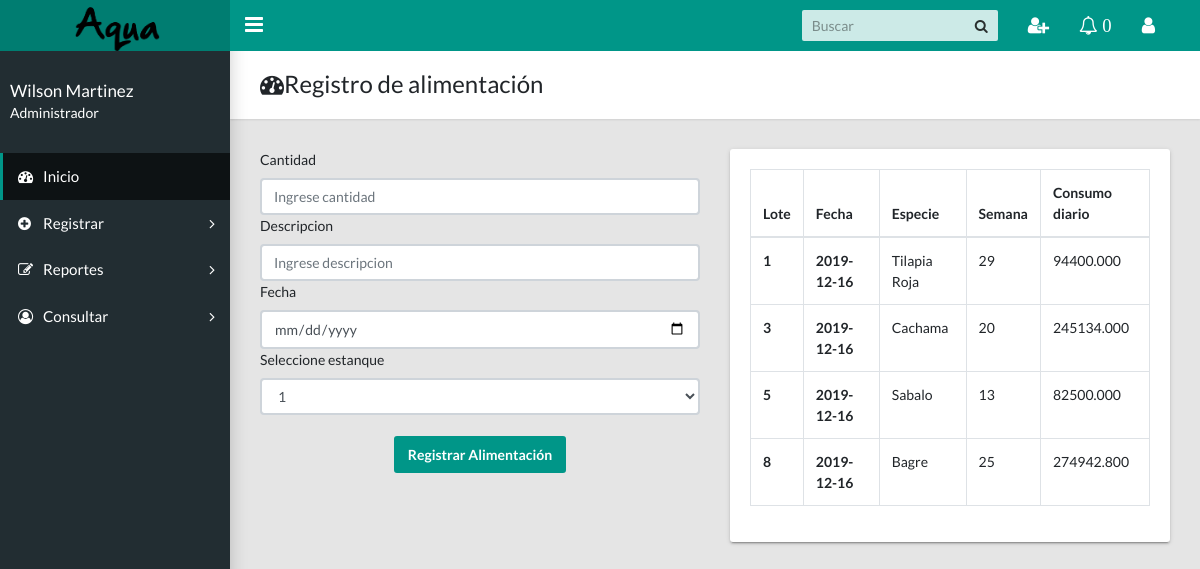
/docs/administrador/alimentacion.php (signed in), run on the app's committed database.
### tables this page shows
CREATE TABLE `lote` (
  `id_lote` int(11) NOT NULL,
  `cantidad` int(10) DEFAULT NULL,
  `fecha_ingreso` date DEFAULT NULL,
  `fecha_salida` date DEFAULT NULL,
  `fk_estanque` int(10) DEFAULT NULL,
  `fk_tipo_especie` int(10) DEFAULT NULL,
  `estado_lote` tinyint(1) DEFAULT NULL
);

### docs/administrador/alimentacion.php (the view, shortened to what this page needs)
<!DOCTYPE html>
<html lang="en">
<head>
  <link rel="stylesheet" type="text/css" href="../css/main.css">
  <link rel="stylesheet" type="text/css" href="https://maxcdn.bootstrapcdn.com/font-awesome/4.7.0/css/font-awesome.min.css">
  <?php
  include 'php/conect.php';
  ?>
</head>
<body class="app sidebar-mini rtl">
        <header class="app-header">
        <a class="app-header__logo" href="principal.php">
          <img src="../img/logo2.png" width="90">
      </a>
      <a aria-label="Hide Sidebar" class="app-sidebar__toggle" data-toggle="sidebar" href="#">
      </a>
      <ul class="app-nav">
        <li class="app-search">
            <input class="app-search__input" placeholder="Buscar" type="search">
            <button class="app-search__button">
                <i class="fa fa-search">
                </i>
            </button>
        </li>
        <li class="dropdown">
            <a aria-label="Show notifications" class="app-nav__item" data-toggle="dropdown" href="#">
                <i class="fa fa-user-plus fa-lg">
                </i>
            </a>
          </li>
      </ul>
  <li class="dropdown">
    <a aria-label="Show notifications" class="app-nav__item" data-toggle="dropdown" href="#">
        <i class="fa fa-bell-o fa-lg">
  <?php
            try{
                $nu=0;
                $sql="SELECT * FROM actividad";
                $resul=$base->prepare($sql);
                $resul->execute(array());
                $fila=$resul->rowCount();
                ?>
                <span>  <?php
                if($fila>0){
                 echo "$nu" ?>  </span>
                 <?php
             }
         }
         catch(Exception $e){
            die('Error: '.$e->getMessage());
        }
        ?>
    </i>
</a>
</li>
<li class="dropdown">
    <a aria-label="Open Profile Menu" class="app-nav__item" data-toggle="dropdown" href="#">
        <i class="fa fa-user fa-lg">
        </i>
    </a>
          <?php
          if(isset($_SESSION['usuario']))
          {
              ?>
</li>
</header>
<aside class="app-sidebar">
    <div class="app-sidebar__user">
        <div>
            <p class="app-sidebar__user-name">
                <?php echo ' '.$_SESSION['nombre']. ' ' ; ?>
            </p>
            <p class="app-sidebar__user-designation">
                <?php echo ' '.$_SESSION['nombre_rol']. ' ' ; ?>
            </p>
            <?php
        }
        else{
          ?>
          <script language='javascript'>window.location="salir.php"</script>
          <?php
      }
      ?>
  </div>
</div>
<ul class="app-menu">
 <li><a class="app-menu__item active" href="principal.php"><i class="app-menu__icon fa fa-dashboard"></i><span class="app-menu__label">Inicio</span></a></li>
 <li class="treeview">
    <a class="app-menu__item" data-toggle="treeview" href="#">
        <i class="app-menu__icon fa fa-plus-circle">
        </i>
        <span class="app-menu__label">
            Registrar
        </span>
        <i class="treeview-indicator fa fa-angle-right">
        </i>
    </a>
</li>
<li class="treeview">
    <a class="app-menu__item" data-toggle="treeview" href="#">
        <i class="app-menu__icon fa fa-edit">
        </i>
        <span class="app-menu__label">
            Reportes
        </span>
        <i class="treeview-indicator fa fa-angle-right">
        </i>
    </a>
</li>
<li class="treeview">
    <a class="app-menu__item" data-toggle="treeview" href="#">
        <i class="app-menu__icon fa fa-user-circle-o">
        </i>
        <span class="app-menu__label">
            Consultar
        </span>
        <i class="treeview-indicator fa fa-angle-right">
        </i>
    </a>
</li>
</ul>
</aside>
<main class="app-content">
  <div class="app-title">
    <h1><i class="fa fa-dashboard"></i>Registro de alimentación</h1>
</div>
<div class="row">
    <div class="col-md-6">
      <form action="php/R_alimento.php" method="POST">
        <div>
          <label for="exampleInputPassword1">Cantidad</label>
          <td><input type="number" name="cantidad" placeholder="Ingrese cantidad"  class="form-control" required></td>
      </div>
      <div>
          <label for="exampleInputPassword1">Descripcion</label>
          <td><input type="text" name="descripcion" placeholder="Ingrese descripcion"  class="form-control" required></td>
      </div>
      <div>
          <label for="exampleInputPassword1">Fecha</label>
          <input type="Date" name="fecha" placeholder="Ingrese fecha"  class="form-control" required>
      </div>
      <div>
          <label for="">Seleccione estanque</label>
          <select  name="estanque" id="estanque"  class="form-control" required>
            <?php
            try
            {
                $query="SELECT estanque FROM calcular_alimentacion_semana_actual";
                $data=$base->prepare($query);
                $data->execute();
                while( $row=$data->fetch(PDO::FETCH_ASSOC)){
                    echo"<option value=".$row["estanque"].">".$row["estanque"]." </option>";
                }
            }
            catch(exception $e)
            {
                die('error ->'.$e->getMessage());
            }
            ?>
        </select>
    </div>
<div>
    <br>
    <center><input class="btn btn-primary" type="submit" name="btn1" value="Registrar Alimentación" ></center>
</div>
</form>
</div>
<div class="col-md-6">
  <div class="tile">
    <div class="tile-body">
      <table class="table table-hover table-bordered " id="sampleTable">
        <thead>
          <tr>
            <th>Lote </th>
            <th>Fecha</th>
            <th>Especie</th>
            <th>Semana</th>
            <th>Consumo diario</th>
        </tr>
    </thead>
    <tbody>
      <?php
      try{
        $sql="SELECT id_lote ,nombre_especie,semana,total_diario,fecha_actual from calcular_alimentacion_semana_actual group by  id_lote ";
        $resul=$base->prepare($sql);
        $resul->execute(array());
        while($consulta=$resul->fetch(PDO::FETCH_ASSOC)){
          ?>
          <tr>
            <th><?php echo$consulta['id_lote'];?></th>
            <th><?php echo$consulta['fecha_actual'];?></th>
            <td><?php echo$consulta['nombre_especie'];?></td>
            <td><?php echo$consulta['semana'];?></td>
            <td><?php echo$consulta['total_diario'];?></td>
        </tr>
        <?php
    }
}
catch(Exception $e){
 die('Error:' .$e->getMessage());
}
?>
</tbody>
</table>
</div>
</div>
</div>
</div>
</main>
</body>
</html>

### data on the page
lote: id_lote "1", fecha_actual "2019-12-16", nombre_especie "Tilapia Roja", semana "29", total_diario "94400.000"
lote: id_lote "3", fecha_actual "2019-12-16", nombre_especie "Cachama", semana "20", total_diario "245134.000"
lote: id_lote "5", fecha_actual "2019-12-16", nombre_especie "Sabalo", semana "13", total_diario "82500.000"
lote: id_lote "8", fecha_actual "2019-12-16", nombre_especie "Bagre", semana "25", total_diario "274942.800"

### other printed values
$nu "0"
$_SESSION['nombre'] "Wilson Martinez"
$_SESSION['nombre_rol'] "Administrador"
form field estanque "1"
